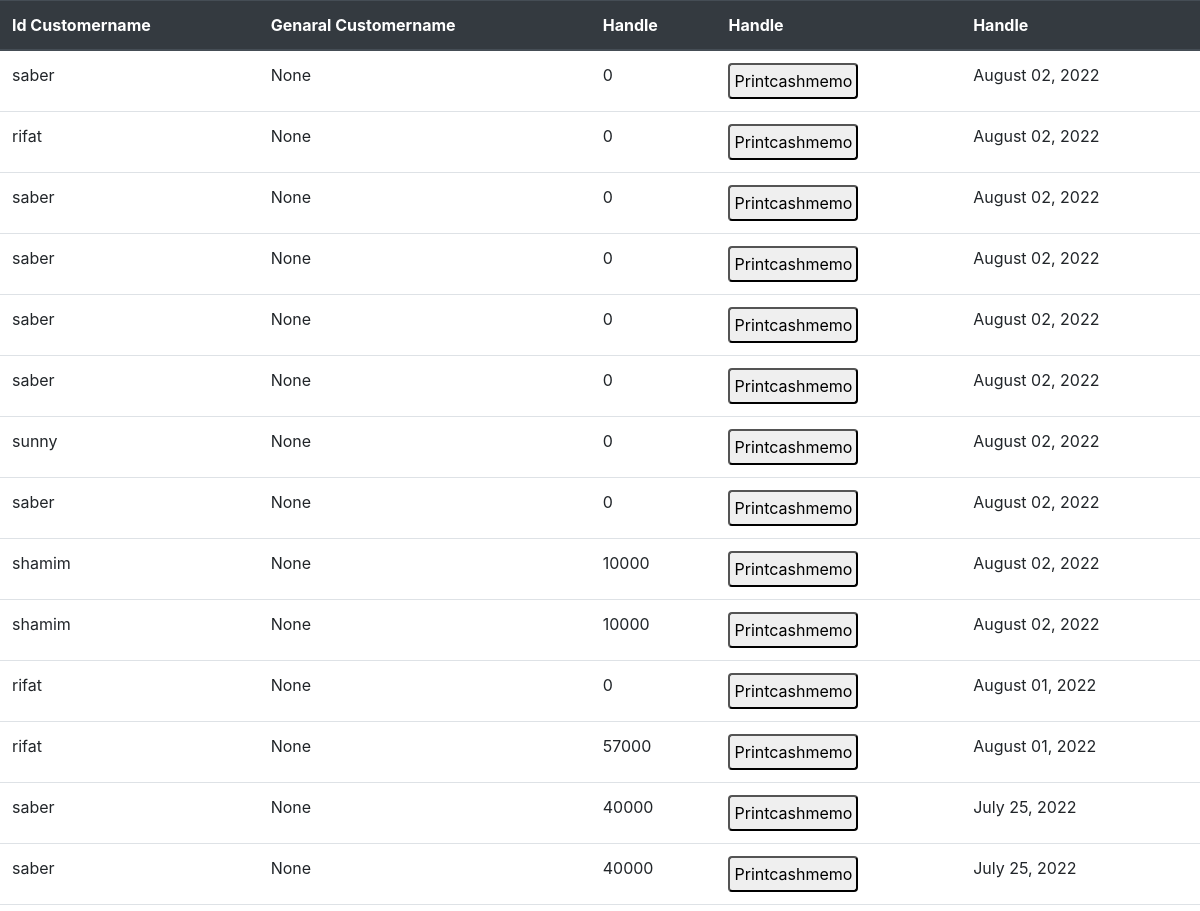
The app's page /soldlist (signed in, upper part), older data.
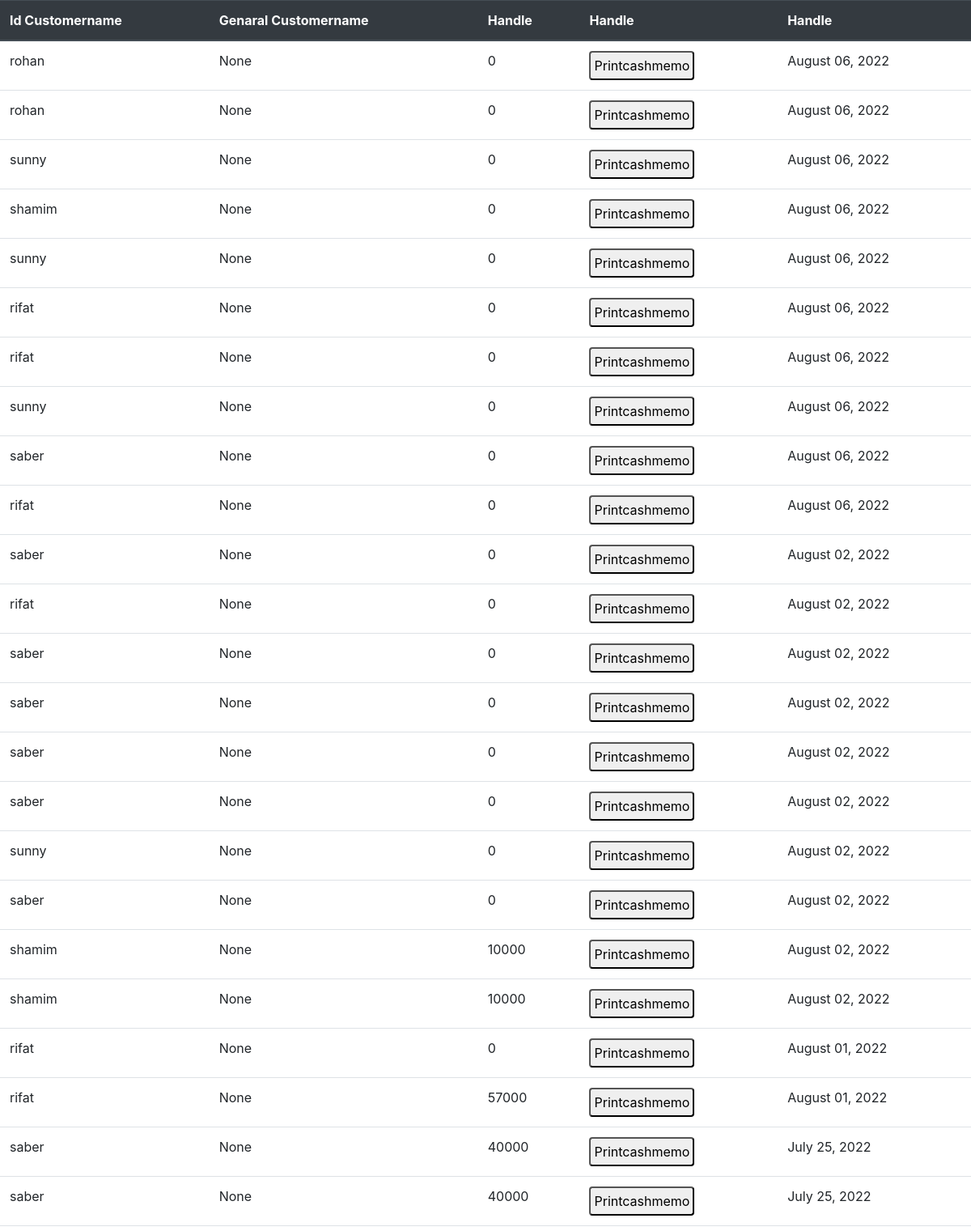
The same page, newer data.
### core/models.py (models this page shows, shortened)
class Order(models.Model):
    user = models.ForeignKey(User, on_delete=models.CASCADE)
    customer = models.ForeignKey(Customer, on_delete=models.CASCADE,blank=True,null=True)
    UserItem  = models.ManyToManyField(UserItem,blank=True)
    left = models.DecimalField(
        decimal_places=0,
        max_digits=10,
        validators=[MinValueValidator(0)],
        default=0,
        null=True,
        blank=True
    )
    added = models.DateTimeField(auto_now_add=True,null=True)
    name = models.CharField(max_length=200,null=True,blank=True)
    address = models.CharField(max_length=800,null=True,blank=True)
    paid = models.PositiveIntegerField(default=0,null=True)
    Phone = models.CharField(max_length=200,null=True,blank=True)
    discount = models.PositiveIntegerField(default=0,null=True,blank=True)

class Customer(models.Model):
    name = models.CharField(max_length=200)
    address = models.CharField(max_length=200)
    Phone = models.CharField(max_length=200)

### core/views.py (the view)
# urls.py: path('soldlist', views.soldlist, name='dataupdate'),
@login_required
def soldlist(request):
         orders=Order.objects.all().order_by('-id')
         context = {#'category': category,
               'orders': orders,
               }
         return render(request, 'core/soldlist.html',context)

### core/templates/core/soldlist.html (shortened to what this page needs)
<!doctype html>
<html lang="en">
  <head>
    <link rel="stylesheet" href="https://cdn.jsdelivr.net/npm/bootstrap@4.4.1/dist/css/bootstrap.min.css">
  </head>
  <body>
    <table class="table">
        <thead class="thead-dark">
          <tr>
            <th scope="col">Id Customername</th>
            <th scope="col">Genaral Customername</th>
            <th scope="col">Handle</th>
            <th scope="col">Handle</th>
            <th scope="col">Handle</th>
          </tr>
        </thead>
        <tbody>
            {% for rs in orders %}
            <tr>
                <td >{{ rs.customer.name}}</td>
                <td >{{ rs.name}}</td>
                <td >{{rs.paid}} </td>
                <td><button class="bg-blue-500 hover:bg-blue-700 text-blue-600 text-xs font-bold py-1 px-1 rounded w-40  mr-px"
                                onclick="window.location.href = '{{rs.id}}/cashmemo'">
                                Printcashmemo
                </button>
               </td>
                <td>{{ rs.added| date:"F d, Y"}}</td>
            </tr>
        {% endfor %}
        </tbody>
      </table>
  </body>
</html>

Row changes from the older to the newer data that the page shows:
added Order: customer.name "rohan", name "None", paid "0", added "August 06, 2022"
added Order: customer.name "rohan", name "None", paid "0", added "August 06, 2022"
added Order: customer.name "sunny", name "None", paid "0", added "August 06, 2022"
added Order: customer.name "shamim", name "None", paid "0", added "August 06, 2022"
added Order: customer.name "sunny", name "None", paid "0", added "August 06, 2022"
added Order: customer.name "rifat", name "None", paid "0", added "August 06, 2022"
added Order: customer.name "rifat", name "None", paid "0", added "August 06, 2022"
added Order: customer.name "sunny", name "None", paid "0", added "August 06, 2022"
added Order: customer.name "saber", name "None", paid "0", added "August 06, 2022"
added Order: customer.name "rifat", name "None", paid "0", added "August 06, 2022"
